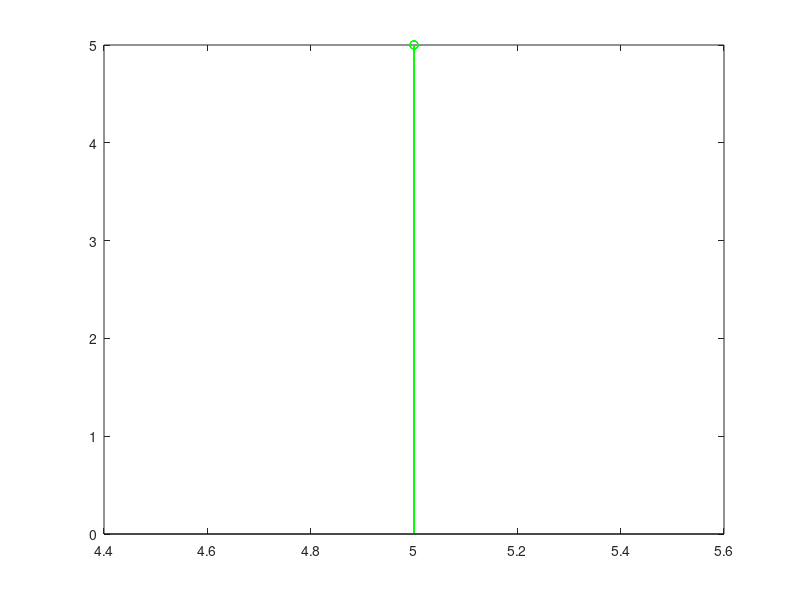

This chart was generated by the following MATLAB code:
%Growth Rate
n=input('enter number of points') ;
sum=0;sums=0;sumy=0;sumxy=0;
st=0;
sr=0;
for i=1:1:n
fprintf('Please enter x for %d point',i);
x(i)=input('');
fprintf('Please enter y for %d point',i);
y(i)=input('');
x1(i)=1/x(i);
sum=sum+x1(i);
sums=sums+x1(i)*x1(i);
y1(i)=1/y(i);
sumy=sumy+y1(i);sumxy=sumxy+x1(i)*y1(i);
end
ans=inv([n sum ; sum sums])*[sumy;sumxy];
a0=ans(1,1);
a1=ans(2,1);
a=1/a0
b=a1*a
ybar=(sumy/n);
for ( i = 1:1:n ) 
sr=sr+(y1(1,i)-a0-(a1*x1(1,i)))^2;
st=st+(y1(1,i)-ybar)^2;
end
st 
sr
rsq=(st-sr)/st
r=sqrt(rsq)
z=linspace (x(1),x(n),1000);
plot(z,(a*z)./(b+z),'r')
hold on
stem(x,y,'g');